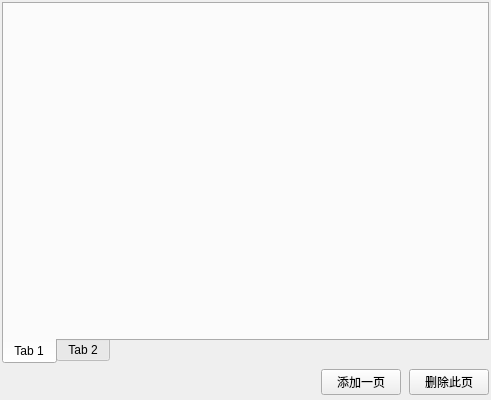
<?xml version="1.0" encoding="UTF-8"?>
<ui version="4.0">
 <class>MultipleSendWidget</class>
 <widget class="QWidget" name="MultipleSendWidget">
  <property name="geometry">
   <rect>
    <x>0</x>
    <y>0</y>
    <width>491</width>
    <height>400</height>
   </rect>
  </property>
  <property name="windowTitle">
   <string>Form</string>
  </property>
  <layout class="QVBoxLayout" name="verticalLayout">
   <property name="spacing">
    <number>2</number>
   </property>
   <property name="leftMargin">
    <number>2</number>
   </property>
   <property name="topMargin">
    <number>2</number>
   </property>
   <property name="rightMargin">
    <number>2</number>
   </property>
   <property name="bottomMargin">
    <number>2</number>
   </property>
   <item>
    <widget class="EditableTabWidget" name="tabWidget">
     <property name="tabPosition">
      <enum>QTabWidget::TabPosition::South</enum>
     </property>
     <property name="currentIndex">
      <number>0</number>
     </property>
     <property name="tabBarAutoHide">
      <bool>false</bool>
     </property>
     <widget class="QWidget" name="tab">
      <attribute name="title">
       <string>Tab 1</string>
      </attribute>
     </widget>
     <widget class="QWidget" name="tab_2">
      <attribute name="title">
       <string>Tab 2</string>
      </attribute>
     </widget>
    </widget>
   </item>
   <item>
    <widget class="QWidget" name="widget_Button" native="true">
     <property name="minimumSize">
      <size>
       <width>0</width>
       <height>32</height>
      </size>
     </property>
     <property name="maximumSize">
      <size>
       <width>16777215</width>
       <height>64</height>
      </size>
     </property>
     <layout class="QHBoxLayout" name="horizontalLayout">
      <property name="spacing">
       <number>8</number>
      </property>
      <property name="leftMargin">
       <number>0</number>
      </property>
      <property name="topMargin">
       <number>0</number>
      </property>
      <property name="rightMargin">
       <number>0</number>
      </property>
      <property name="bottomMargin">
       <number>0</number>
      </property>
      <item>
       <spacer name="horizontalSpacer_2">
        <property name="orientation">
         <enum>Qt::Orientation::Horizontal</enum>
        </property>
        <property name="sizeHint" stdset="0">
         <size>
          <width>37</width>
          <height>20</height>
         </size>
        </property>
       </spacer>
      </item>
      <item>
       <widget class="QPushButton" name="pushButton_Add">
        <property name="text">
         <string>添加一页</string>
        </property>
       </widget>
      </item>
      <item>
       <widget class="QPushButton" name="pushButton_Delete">
        <property name="text">
         <string>删除此页</string>
        </property>
       </widget>
      </item>
     </layout>
    </widget>
   </item>
  </layout>
 </widget>
 <customwidgets>
  <customwidget>
   <class>EditableTabWidget</class>
   <extends>QTabWidget</extends>
   <header>editable_tabwidget.h</header>
   <container>1</container>
  </customwidget>
 </customwidgets>
 <resources/>
 <connections/>
</ui>
